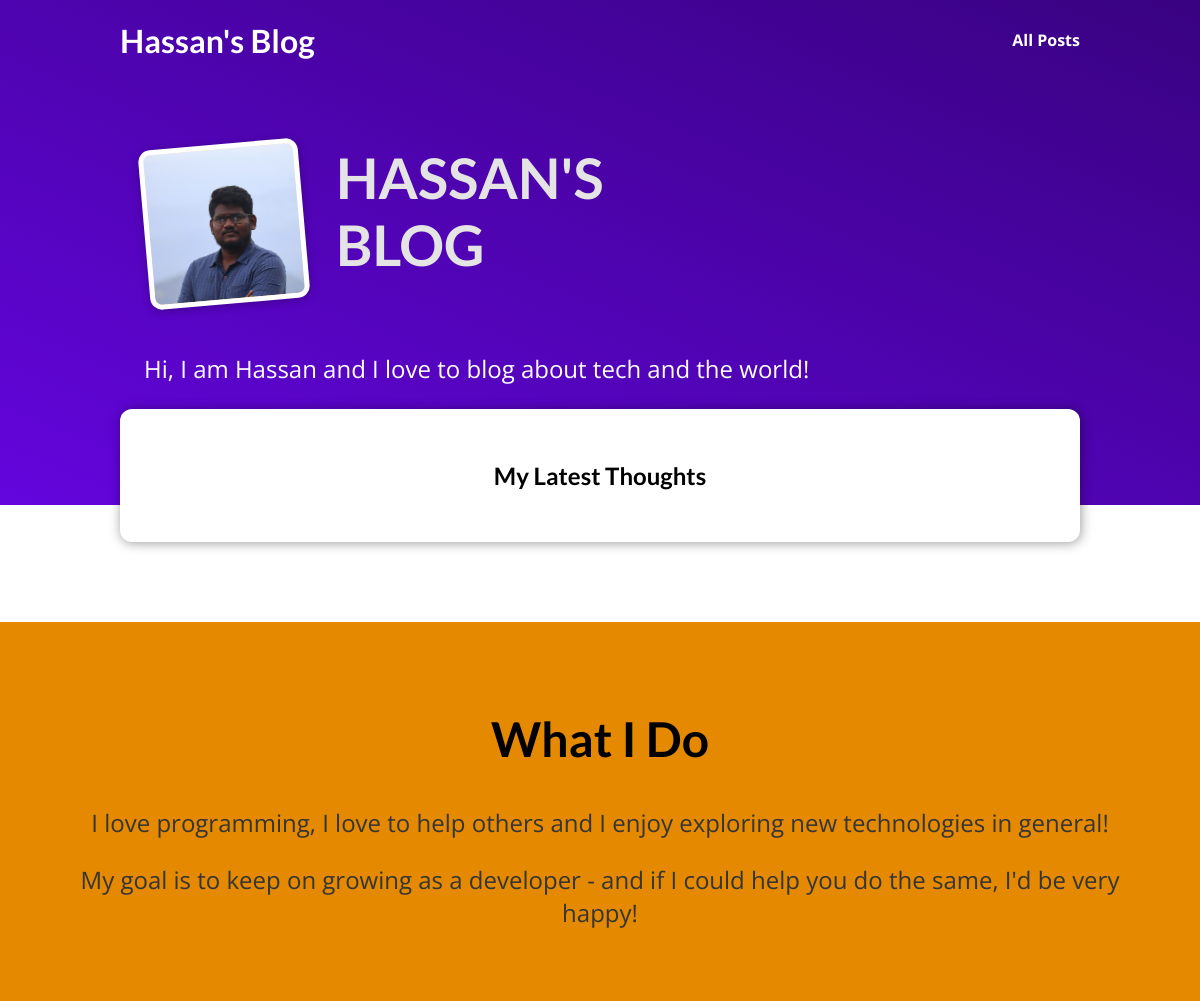
Before: / with the older database file.
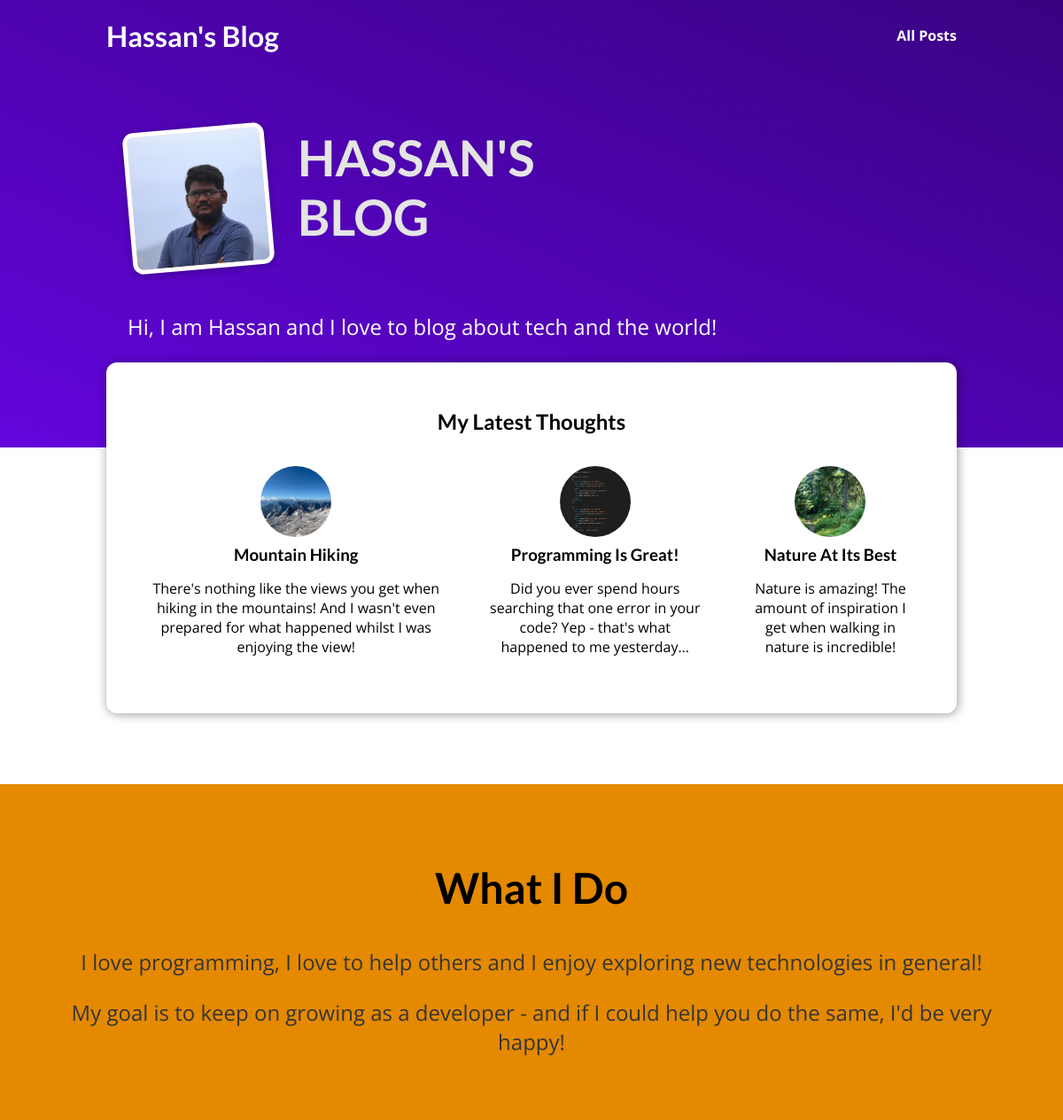
After: the same page with the newer database file.
### blog/models.py (models this page shows, shortened)
class Posts(models.Model):
    title = models.CharField(max_length=100)
    slug = models.SlugField(default="", null=False, db_index=True, unique=True)
    excert = models.CharField(max_length=200)
    content = models.TextField(validators=[MinLengthValidator(10)])
    date = models.DateField(auto_now_add=True)
    image_name = models.CharField(max_length=100)
    author = models.ForeignKey(Author, on_delete=models.SET_NULL, null=True)
    tags = models.ManyToManyField(Tag)
    class Meta:
        verbose_name_plural = "Posts"

### blog/views.py (the view)
# urls.py: path("", views.starting_page, name="index-page"),
def starting_page(request):
    latest_post = Posts.objects.all().order_by("-date")[:3]
    return render(request, "blog/index.html", {"all_posts": latest_post})

### blog/templates/blog/index.html (shortened to what this page needs)
{% extends "base.html" %}
{% load static %}
{% block style_block %}
  <link rel="stylesheet" href="{% static "blog/includes/post.css" %}" />
  <link rel="stylesheet" href="{% static "blog/index.css" %}" />
{% endblock %}
{% block body_content_block %}
<section id="welcome">
  <header>
    <img src="{% static "blog/images/Hassan.JPG" %}" alt="Max - The Author Of This Blog" />
    <h2>HASSAN'S BLOG</h2>
  </header>
  <p>Hi, I am Hassan and I love to blog about tech and the world!</p>
</section>
<section id="latest-posts">
  <h2>My Latest Thoughts</h2>
  <ul>
    {% for post in all_posts %}
    {% include "blog/includes/post.html" %}
    {% endfor %}
  </ul>
</section>
<section id="about">
  <h2>What I Do</h2>
  <p>
    I love programming, I love to help others and I enjoy exploring new
    technologies in general!
  </p>
  <p>
    My goal is to keep on growing as a developer - and if I could help you do
    the same, I'd be very happy!
  </p>
</section>
{% endblock %}

### templates/base.html (shortened to what this page needs)
{% load static %}
<!DOCTYPE html>
<html lang="en">
<head>
  <link rel="stylesheet" href="{% static "app.css" %}"></link>
  {% block style_block %}{% endblock style_block %}
</head>
<body>
  <header id="main-navigation">
    <h1><a href="{% url "index-page" %}">Hassan's Blog</a></h1>
    <nav>
      <a href="{% url "all-posts" %}">All Posts</a>
    </nav>
  </header>
{% block body_content_block %}{% endblock body_content_block %}
</body>
</html>

### blog/templates/blog/includes/post.html
{% load static %}
<article class="post">
  <a href="{% url "single-post" post.slug%}">
    <img src="{% static "blog/images/"|add:post.image_name %}" alt="{{post.tittle}}"/>
    <div class="post__content">
      <h3>{{post.title}}</h3>
      <p>
        {{post.excert}}
      </p>
    </div>
  </a>
</article>

### static/app.css (style rules this page uses)
* { box-sizing: border-box; }
html { font-family: 'Open Sans', 'Lato', sans-serif; }
body { margin: 0; }
h1, h2, h3 { font-family: 'Lato', sans-serif; font-weight: bold; }
#main-navigation { width: 100%; height: 5rem; display: flex; justify-content: space-between; align-items: center; padding: 0 10%; position: absolute; top: 0; left: 0; }
#main-navigation a { text-decoration: none; color: white; font-weight: bold; }

### blog/static/blog/includes/post.css (style rules this page uses)
.post { display: flex; flex-direction: column; align-items: center; text-align: center; }
.post a { text-decoration: none; color: black; transition: all 0.2s ease; padding: 1rem; }
.post img { width: 5rem; height: 5rem; object-fit: cover; border-radius: 50%; }
.post h3 { margin: 0.25rem 0; }

### blog/static/blog/index.css (style rules this page uses)
#welcome { background: linear-gradient(to right top, #6305dd, #390281); padding: 6rem 12%; }
#welcome header { display: flex; align-items: flex-start; margin: 3rem auto; }
#welcome img { width: 10rem; height: 10rem; object-fit: cover; object-position: top; border: 5px solid white; border-radius: 12px; background-color: #ffe1bf; transform: rotateZ(-5deg); box-shadow: 0 2px 8px rgba(0, 0, 0, 0.25); }
#welcome h2 { font-size: 3.5rem; margin: 0 0 0 2rem; color: #e4e4e4; width: 10rem; }
#welcome p { color: white; font-size: 1.5rem; }
#latest-posts { background-color: white; padding: 2rem; border-radius: 12px; width: 60rem; margin: -6rem auto 2rem auto; box-shadow: 1px 1px 12px rgba(0, 0, 0, 0.4); }
#latest-posts h2 { text-align: center; }
#latest-posts ul { list-style: none; margin: 0; padding: 0; display: flex; gap: 1rem; }
#about { text-align: center; padding: 3rem; background-color: #e48900; margin-top: 5rem; }
#about h2 { font-size: 3rem; }
#about p { font-size: 1.5rem; color: #353535; }

Changed rows visible on the page:
added Posts: image_name (picture), title "Mountain Hiking", excert "There's nothing like the views you get when hiking in the mountains! And I wasn't even prepared for what happened whilst I was enjoying the view!"
added Posts: image_name (picture), title "Programming Is Great!", excert "Did you ever spend hours searching that one error in your code? Yep - that's what happened to me yesterday..."
added Posts: image_name (picture), title "Nature At Its Best", excert "Nature is amazing! The amount of inspiration I get when walking in nature is incredible!"
